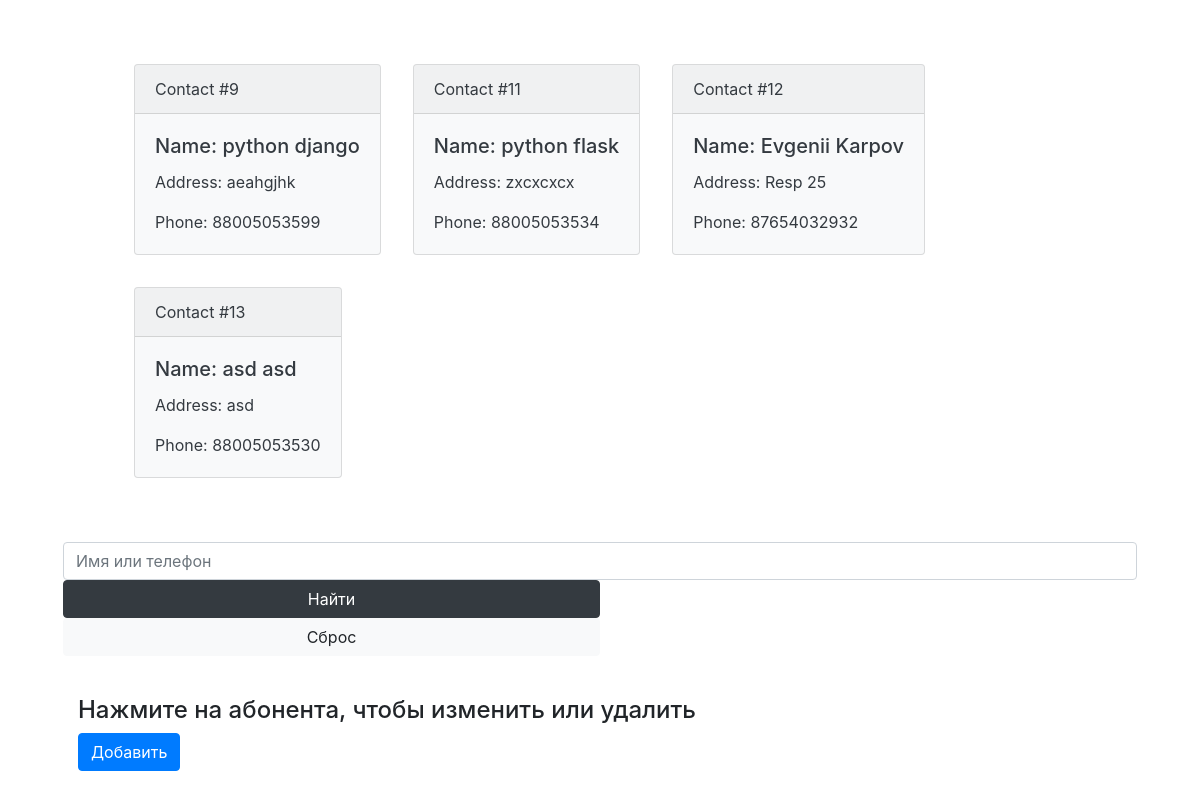
/contacts/, run on the app's committed database.
### directory/models/Contact.py (models this page shows, shortened)
class Contact(m.Model):
    first_name = m.CharField(verbose_name='First name', max_length=30, validators=[MinLengthValidator(2)])
    second_name = m.CharField(verbose_name='Second name', max_length=30, validators=[MinLengthValidator(2)])
    address = m.CharField(verbose_name='Address', max_length=50, validators=[MinLengthValidator(2)])
    phone_regex = RegexValidator(regex=r'^\+?1?\d{9,15}$',
                                 message="Phone number must be entered in the format: '+999999999'. ")
    phone_number = m.CharField(verbose_name='Phone', max_length=15, validators=[phone_regex])
    class Meta:
        verbose_name = 'Contact'
        verbose_name_plural = 'Contacts'

### directory/views.py (the view)
# urls.py: path('', views.ContactsView.as_view(), name='contacts'),
class ContactsView(TemplateView):
    template_name = 'directory/abonents.html'
    pattern_name = 'contacts'
    def get_context_data(self, contacts, **kwargs):
        context = super().get_context_data(**kwargs)
        context['contacts'] = contacts
        return context
    def get(self, request):
        contacts = []
        if (key := request.GET.get('key')):
            contacts = Contact.objects.all().filter(
                Q(first_name__contains=key) | Q(phone_number__contains=key))
            if not contacts:
                messages.info(request, 'Не найдено контактов по данному поиску!')
        else:
            contacts = Contact.objects.all()
        return self.render_to_response(self.get_context_data(contacts))

### templates/directory/abonents.html (shortened to what this page needs)
{% extends 'base.html' %}
{% load static %}
{% block content %}
    <div class="container p-5">
        <ul class="d-flex justify-content-start flex-wrap">
            {% for contact in contacts %}
                <a href="{% url 'contact' id=contact.id %}" class="card bg-light m-3 text-decoration-none" style="max-width: 18rem;">
                    <div class="card-header text-dark">Contact #{{ contact.id }}</div>
                    <div class="card-body">
                        <h5 class="card-title text-dark">Name: {{ contact.first_name }} {{ contact.second_name }}</h5>
                        <p class="card-text text-dark">Address: {{ contact.address }}</p>
                        <p class="card-text text-dark">Phone: {{ contact.phone_number }}</p>
                    </div>
                </a>
            {% endfor %}
        </ul>
        <div class="row mb-4 justify-content-between mt-5">
            <form method="GET" class="w-100">
                <div class="form-group">
                    <input id="searchInput" type="text" class="form-control w-100" placeholder="Имя или телефон"
                           name="key">
                    <input id="searchBtn" type="submit" class="btn btn-dark w-50" value="Найти">
                    <a href="/contacts" class="btn btn-light w-50">Сброс</a>
                </div>
            </form>
        </div>
        <h4>Нажмите на абонента, чтобы изменить или удалить</h4>
        <a href="/contacts/add" class="btn btn-primary">Добавить</a>
    </div>
{% endblock content %}

### templates/base.html (shortened to what this page needs)
<!DOCTYPE html>
<html lang="en">
<head>
    <link rel="stylesheet" href="https://cdn.jsdelivr.net/npm/bootstrap@4.5.3/dist/css/bootstrap.min.css"
>
</head>
<body>
{% block content %}{% endblock content %}
</body>
</html>

### data on the page
Contact: id "9", first_name "python", second_name "django", address "aeahgjhk", phone_number "88005053599"
Contact: id "11", first_name "python", second_name "flask", address "zxcxcxcx", phone_number "88005053534"
Contact: id "12", first_name "Evgenii", second_name "Karpov", address "Resp 25", phone_number "87654032932"
Contact: id "13", first_name "asd", second_name "asd", address "asd", phone_number "88005053530"
